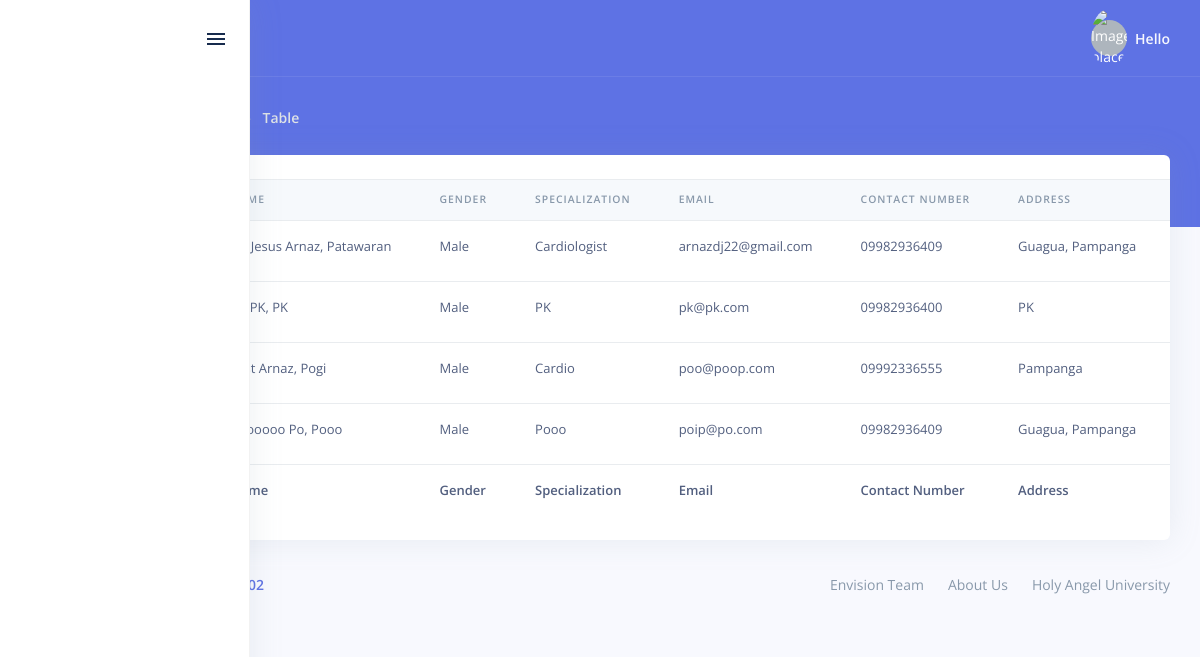
Page /users/doctors/ on the committed database.
### users/models.py (models this page shows, shortened)
class CustomUser(AbstractUser):
    hospitalName = models.CharField(max_length=100, null=True, default="N/A")
    lastName = models.CharField(max_length=100, null=True, default="N/A")
    firstName = models.CharField(max_length=100, null=True, default="N/A")
    middleName = models.CharField(max_length=100, null=True, default="N/A")
    homeAddress = models.TextField(max_length=255, null=True, default="N/A")
    city = models.CharField(max_length=30, null=True, default="N/A")
    state = models.CharField(max_length=30, null=True, default="N/A")
    postal = models.CharField(max_length=30, null=True, default="N/A")
    country = models.CharField(max_length=30, null=True, default="N/A")
    birthDate = models.CharField(max_length=100, null=True, default="N/A")
    doctorPK = models.CharField(max_length=255, blank=True)
    specialization = models.CharField(max_length=200, null=True, default="N/A")
    medications = models.TextField(max_length=300, blank=True)
    medicalDirectives = models.TextField(max_length=300, blank=True)
    medicalProblems = models.TextField(max_length=300, blank=True)
    vitalSigns = models.TextField(max_length=300, blank=True)
    physicalExam = models.TextField(max_length=300, blank=True)
    medicalHistory = models.TextField(max_length=300, blank=True)
    medicationPlan = models.TextField(max_length=300, blank=True)
    medicalOrders = models.TextField(max_length=300, blank=True)
    alkPhos = models.CharField(max_length=10, blank=True)
    bun = models.CharField(max_length=10, blank=True)
    calcium = models.CharField(max_length=10, blank=True)
    chloride = models.CharField(max_length=10, blank=True)
    co2 = models.CharField(max_length=10, blank=True)
    creatinine = models.CharField(max_length=10, blank=True)
    po4 = models.CharField(max_length=10, blank=True)
    potassium = models.CharField(max_length=10, blank=True)
    sgot = models.CharField(max_length=10, blank=True)
    biliTotal = models.CharField(max_length=10, blank=True)
    uricAcid = models.CharField(max_length=10, blank=True)
    ldhTotal = models.CharField(max_length=10, blank=True)
    sodium = models.CharField(max_length=10, blank=True)
    height = models.CharField(max_length=10, blank=True)
    weight = models.CharField(max_length=10, blank=True)
    temperature = models.CharField(max_length=10, blank=True)
    tempSite = models.CharField(max_length=10, blank=True)
    pulseRate = models.CharField(max_length=10, blank=True)
    pulseRhytm = models.CharField(max_length=10, blank=True)
    respRate = models.CharField(max_length=10, blank=True)
    bpSystolic = models.CharField(max_length=10, blank=True)
    bpDiastolic = models.CharField(max_length=10, blank=True)
    cholesterol = models.CharField(max_length=10, blank=True)
    hdl = models.CharField(max_length=10, blank=True)
    ldl = models.CharField(max_length=10, blank=True)
    bgRandom = models.CharField(max_length=10, blank=True)
    cxr = models.CharField(max_length=10, blank=True)
    ekg = models.CharField(max_length=10, blank=True)
    papSmear = models.CharField(max_length=10, blank=True)
    breastExam = models.CharField(max_length=10, blank=True)
    mammogram = models.CharField(max_length=10, blank=True)
    hemoccult = models.CharField(max_length=10, blank=True)
    fluVax = models.CharField(max_length=10, blank=True)
    pneumovax = models.CharField(max_length=10, blank=True)
    tdBooster = models.CharField(max_length=10, blank=True)
    footExam = models.CharField(max_length=10, blank=True)
    eyeExam = models.CharField(max_length=10, blank=True)
    mobile_number = models.CharField(max_length=11, null=True,blank=False, validators=[RegexValidator(r'^\d{10,11}$')])
    GENDER_CHOICES = (
        ('Male', 'Male'),
        ('Female', 'Female'),
        ('Other', 'Other'),
        ('Prefer not to say', 'Prefer not to say')
    )
    USER_TYPE = (
        ('Doctor', 'Doctor'),
        ('Patient', 'Patient'),
        ('Nurse', 'Nurse'),
        ('Client', 'Client')
    )
    STATUS = (
        ('Single', 'Single'),
        ('Married', 'Married'),
        ('Divorced', 'Divorced'),
        ('Legally Seperated', 'Legally Seperated'),
        ('Widowed', 'Widowed')
    )
    WARD_CHOICES = (
        ('SH-102', 'SH-102'),
        ('SH-101', 'SH-101'),
        ('SH-201', 'SH-201'),
    )
    ward = models.CharField(max_length=10, choices=WARD_CHOICES, blank=True)
    maritalStatus = models.CharField(max_length=20, null=True, choices=STATUS, blank=True)
    userType = models.CharField(max_length=100, choices=USER_TYPE, blank=False)
    gender = models.CharField(max_length=20, choices=GENDER_CHOICES, blank=False)

### users/views.py (the view)
class DoctorListView(ListView):
    template_name = "doctors/views/doctors_table.html"
    def get_queryset(self, *args, **kwargs):
        qs = CustomUser.objects.filter(userType="Doctor")
        context = {
            'qs': qs
        }
        return context

### templates/doctors/views/doctors_table.html (shortened to what this page needs)
<!DOCTYPE html>
<html>
  <head>
    {% include 'containers/components/css.html' %}
  </head>
  <body>
    {% include 'containers/layouts/sidenavbar/main_sidenavbar.html' %}
    <div class="main-content" id="panel">
      <nav
        class="navbar navbar-top navbar-expand navbar-dark bg-primary border-bottom"
      >
        <div class="container-fluid">
          <div class="collapse navbar-collapse" id="navbarSupportedContent">
            {% include 'containers/layouts/navbar/whosin.html' %}
          </div>
        </div>
      </nav>
      <div class="header bg-primary pb-6">
        <div class="container-fluid">
          <div class="header-body">
            {% include 'doctors/layouts/doctors_main_header.html' %}
          </div>
        </div>
      </div>
      <div class="container-fluid mt--6">
        <div class="row">
        {% include 'doctors/data/data_doctors_table.html' %}
        </div>
        {% include 'containers/layouts/footer/main_footer.html' %}
      </div>
    </div>
  </body>
</html>

### templates/containers/components/css.html (shortened to what this page needs)
{% load static %}
<link
  rel="stylesheet"
  href="{% static 'vendor/nucleo/css/nucleo.css' %}"
  type="text/css"
/>
<link
  rel="stylesheet"
  href="{% static 'vendor/@fortawesome/fontawesome-pro/css/all.min.css' %}"
  type="text/css"
/>
<link
  rel="stylesheet"
  href="{% static 'vendor/@fortawesome/fontawesome-free/css/all.min.css' %}"
  type="text/css"
/>
<link rel="stylesheet" href="{% static 'css/argon.css' %}" type="text/css" />
<link
  rel="stylesheet"
  href="{% static 'vendor/datatables.net-bs4/css/dataTables.bootstrap4.min.css' %}"
/>
<link
  rel="stylesheet"
  href="{% static 'vendor/datatables.net-buttons-bs4/css/buttons.bootstrap4.min.css' %}"
/>
<link
  rel="stylesheet"
  href="{% static 'vendor/datatables.net-select-bs4/css/select.bootstrap4.min.css' %}"
/>

### templates/containers/layouts/sidenavbar/main_sidenavbar.html (shortened to what this page needs)
{% load static %}
<nav
  class="sidenav navbar navbar-vertical fixed-left navbar-expand-xs navbar-light bg-white"
  id="sidenav-main"
>
  <div class="scrollbar-inner">
    <div class="sidenav-header d-flex align-items-center">
      <div class="ml-auto">
        <div
          class="sidenav-toggler d-none d-xl-block"
          data-action="sidenav-unpin"
          data-target="#sidenav-main"
        >
          <div class="sidenav-toggler-inner">
            <i class="sidenav-toggler-line"></i>
            <i class="sidenav-toggler-line"></i>
            <i class="sidenav-toggler-line"></i>
          </div>
        </div>
      </div>
    </div>
    <div class="navbar-inner">
      <div class="collapse navbar-collapse" id="sidenav-collapse-main">
      </div>
    </div>
  </div>
</nav>

### templates/containers/layouts/navbar/main_navbar.html
{% load static %}

### templates/containers/layouts/navbar/whosin.html (shortened to what this page needs)
{% load static %}
<ul class="navbar-nav align-items-center ml-auto ml-md-0">
  <li class="nav-item dropdown">
    <a
      class="nav-link pr-0"
      href="#"
      role="button"
      data-toggle="dropdown"
      aria-haspopup="true"
      aria-expanded="false"
    >
      <div class="media align-items-center">
        <span class="avatar avatar-sm rounded-circle">
          <img
            alt="Image placeholder"
            src="{% static 'img/persons/doctor-female-icon.png' %}"
          />
        </span>
        <div class="media-body ml-2 d-none d-lg-block">
          <span class="mb-0 text-sm  font-weight-bold">Hello {{ request.user.userType }}</span>
        </div>
      </div>
    </a>
  </li>
</ul>

### templates/doctors/layouts/doctors_main_header.html (shortened to what this page needs)
{% load static %}
<div class="row align-items-center py-4">
  <div class="col-lg-6 col-7">
    <h6 class="h2 text-white d-inline-block mb-0">List</h6>
    <nav aria-label="breadcrumb" class="d-none d-md-inline-block ml-md-4">
      <ol class="breadcrumb breadcrumb-links breadcrumb-dark">
        <li class="breadcrumb-item">
          <a href="#"></a>
        </li>
        <li class="breadcrumb-item"><a href="#">Doctors</a></li>
        <li class="breadcrumb-item active" aria-current="page">
          Table
        </li>
      </ol>
    </nav>
  </div>
</div>

### templates/doctors/data/data_doctors_table.html (shortened to what this page needs)
<div class="col">
  <div class="card">
    <div class="table-responsive py-4">
      <table class="table table-flush" id="datatable-buttons">
        <thead class="thead-light">
          <tr>
              <th>Username</th>
            <th>Name</th>
            <th>Gender</th>
            <th>Specialization</th>
            <th>Email</th>
            <th>Contact Number</th>
            <th>Address</th>
            <th>Actions</th>
          </tr>
        </thead>
        <tfoot>
          <tr>
              <th>Username</th>
            <th>Name</th>
            <th>Gender</th>
            <th>Specialization</th>
            <th>Email</th>
            <th>Contact Number</th>
            <th>Address</th>
            <th>Actions</th>
          </tr>
        </tfoot>
        <tbody>
          {% for doc in object_list.qs %}
          <tr>
            <td>{{doc.username}}</td>
            <td>
              {{ doc.lastName }} {{ doc.firstName }}, {{ doc.middleName }}
            </td>
            <td>{{doc.gender}}</td>
            <td>{{doc.specialization}}</td>
            <td>{{doc.email}}</td>
            <td>{{doc.mobile_number}}</td>
            <td>{{doc.homeAddress}}</td>
            <td>
            </td>
          </tr>
          {% endfor %}
        </tbody>
      </table>
    </div>
  </div>
</div>

### templates/containers/layouts/footer/main_footer.html (shortened to what this page needs)
<footer class="footer pt-0">
  <div class="row align-items-center justify-content-lg-between">
    <div class="col-lg-6">
      <div class="copyright text-center text-lg-left text-muted">
        <a
          href="https://www.facebook.com/Smart-Health-102-111910787017837/"
          class="font-weight-bold ml-1"
          target="_blank"
          >Smart Health 102</a
        >
      </div>
    </div>
    <div class="col-lg-6">
      <ul class="nav nav-footer justify-content-center justify-content-lg-end">
        <li class="nav-item">
          <a
            href="https://www.facebook.com/Smart-Health-102-111910787017837/"
            class="nav-link"
            target="_blank"
            >Envision Team</a
          >
        </li>
        <li class="nav-item">
          <a
            href="https://www.facebook.com/Smart-Health-102-111910787017837/"
            class="nav-link"
            target="_blank"
            >About Us</a
          >
        </li>
        <li class="nav-item">
          <a href="https://www.hau.edu.ph" class="nav-link" target="_blank"
            >Holy Angel University</a
          >
        </li>
      </ul>
    </div>
  </div>
</footer>

### templates/containers/components/js.html (shortened to what this page needs)
{% load static %}

### rows in the picture
CustomUser: lastName "De Jesus", firstName "Arnaz", middleName "Patawaran", gender "Male", specialization "Cardiologist", email "arnazdj22@gmail.com", mobile_number "09982936409", homeAddress "Guagua, Pampanga"
CustomUser: firstName "PK", middleName "PK", gender "Male", specialization "PK", email "pk@pk.com", mobile_number "09982936400", homeAddress "PK"
CustomUser: firstName "Arnaz", middleName "Pogi", gender "Male", specialization "Cardio", email "poo@poop.com", mobile_number "09992336555", homeAddress "Pampanga"
CustomUser: lastName "Poooooo", firstName "Po", middleName "Pooo", gender "Male", specialization "Pooo", email "poip@po.com", mobile_number "09982936409", homeAddress "Guagua, Pampanga"
